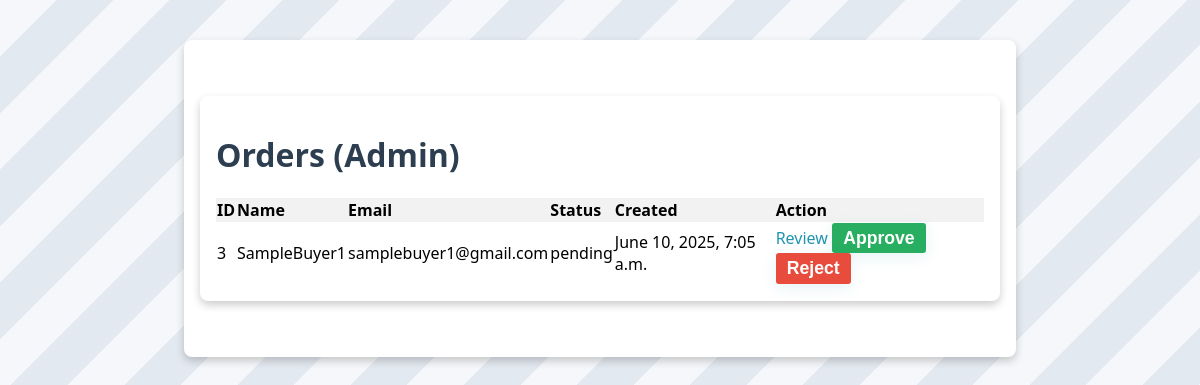
Screenshot of /orders/ (signed in) with the database file from the repository.
### app/models.py (models this page shows, shortened)
class Order(models.Model):
    STATUS_CHOICES = [
        ('pending', 'Pending'),
        ('accepted', 'Accepted'),
    ]
    member = models.ForeignKey(Member, on_delete=models.CASCADE, null=True, blank=True)
    full_name = models.CharField(max_length=255)
    email = models.EmailField(max_length=255)
    address = models.TextField()
    phone = models.CharField(max_length=20)
    status = models.CharField(max_length=20, choices=STATUS_CHOICES, default='pending')
    created_at = models.DateTimeField(auto_now_add=True)

### app/views.py (the view)
# urls.py: path('orders/', views.order_list, name='order_list'),
@staff_required
def order_list(request):
    orders = Order.objects.all().order_by('-created_at')
    return render(request, 'order_list.html', {'orders': orders})

### app/views.py (called while the page is built)
def staff_required(function):
    decorated_function = user_passes_test(lambda u: u.is_staff, login_url='landing')(function)
    return decorated_function

### app/templates/order_list.html (shortened to what this page needs)
{% extends 'base.html' %}
{% block content %}
<div class="container">
    <h1>Orders (Admin)</h1>
    <table style="width:100%; border-collapse:collapse;">
        <thead>
            <tr style="background:#f2f2f2;">
                <th>ID</th>
                <th>Name</th>
                <th>Email</th>
                <th>Status</th>
                <th>Created</th>
                <th>Action</th>
            </tr>
        </thead>
        <tbody>
            {% for order in orders %}
            <tr>
                <td>{{ order.id }}</td>
                <td>{{ order.full_name }}</td>
                <td>{{ order.email }}</td>
                <td>{{ order.status }}</td>
                <td>{{ order.created_at }}</td>
                <td>
                    <a href="{% url 'order_approve' order.id %}">Review</a>
                    {% if order.status == 'pending' %}
                        <form method="post" action="{% url 'order_approve' order.id %}" style="display:inline;">
                            <button type="submit" style="background:#27ae60;color:#fff;border:none;padding:0.3rem 0.7rem;border-radius:3px;">Approve</button>
                        </form>
                        <form method="post" action="{% url 'order_approve' order.id %}" style="display:inline;">
                            <button type="submit" style="background:#e74c3c;color:#fff;border:none;padding:0.3rem 0.7rem;border-radius:3px;">Reject</button>
                        </form>
                    {% endif %}
                </td>
            </tr>
            {% empty %}
            <tr><td colspan="6">No orders found.</td></tr>
            {% endfor %}
        </tbody>
    </table>
</div>
{% endblock %}

### static/style.css (style rules this page uses)
body { font-family: 'Segoe UI', Arial, sans-serif; background: repeating-linear-gradient(135deg, #f5f7fa 0px, #f5f7fa 40px, #e3e9f0 40px, #e3e9f0 80px); margin: 0; padding: 0; text-align: left; min-height: 100vh; }
h1, h2, h3 { color: #2c3e50; }
.container { max-width: 800px; margin: 40px auto; background: rgba(255, 255, 255, 0.92); padding: 2rem 2.5rem; border-radius: 18px; box-shadow: 0 4px 16px rgba(33,147,176,0.10); }
.main-btn, button, input[type="submit"] { display: inline-flex; align-items: center; gap: 0.5em; padding: 0.8rem 1.8rem; background: linear-gradient(90deg, #6dd5ed 0%, #2193b0 100%); color: #fff; text-decoration: none; border-radius: 50px; font-size: 1.1rem; font-weight: 600; border: none; box-shadow: 0 4px 16px rgba(33,147,176,0.10); cursor: pointer; transition: all 0.2s ease; }
a { color: #2193b0; text-decoration: none; transition: all 0.2s; }
form { margin-top: 1.5rem; }

### app/templates/base.html (style rules this page uses)
.container { background-color: #fff; color: #000; border-radius: 8px; padding: 1rem; box-shadow: 0 4px 8px rgba(0, 0, 0, 0.2); }

### rows the page displays
Order: id "3", full_name "SampleBuyer1", email "samplebuyer1@gmail.com", status "pending", created_at "June 10, 2025, 7:05 a.m.", shows "Approve"
